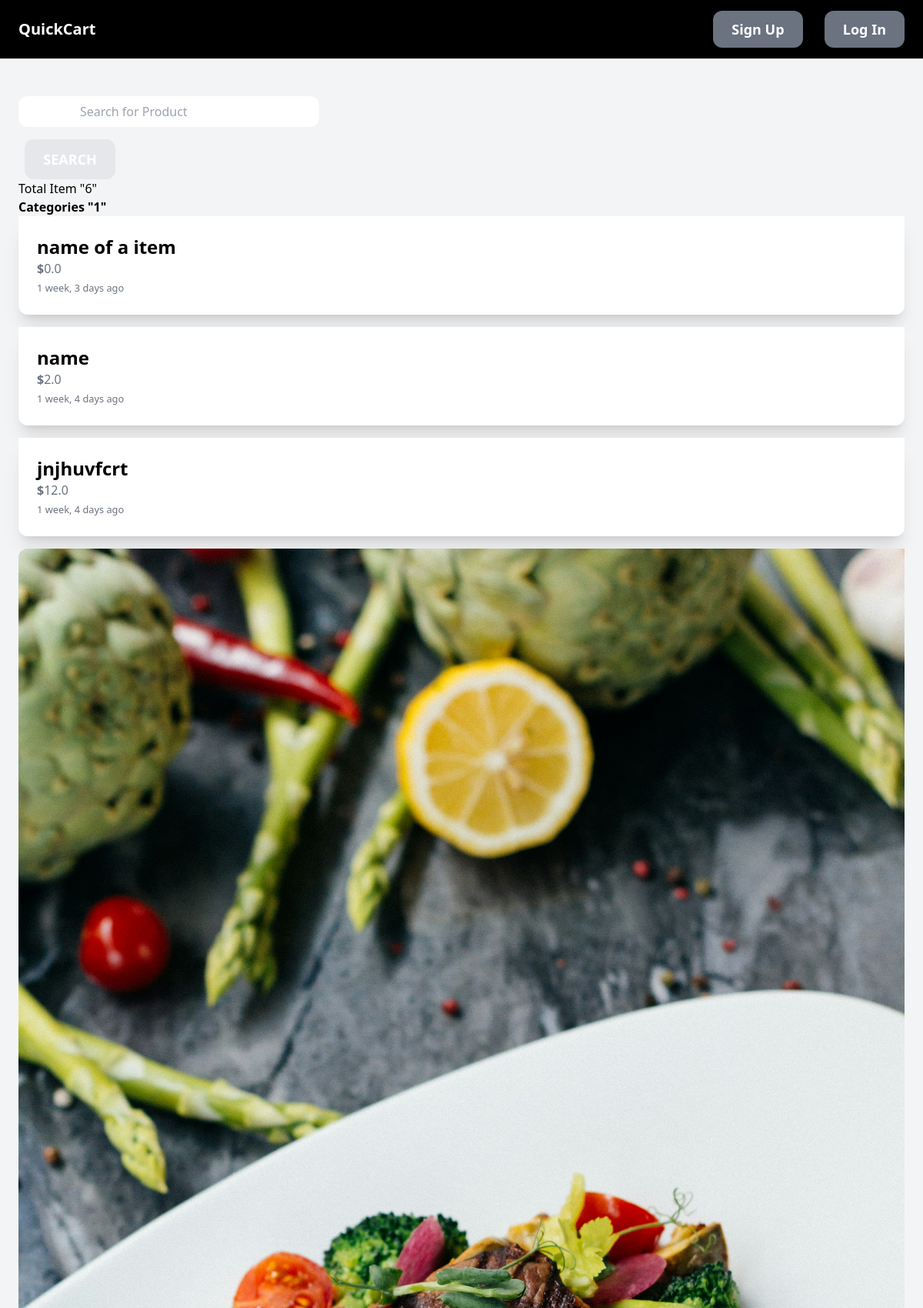
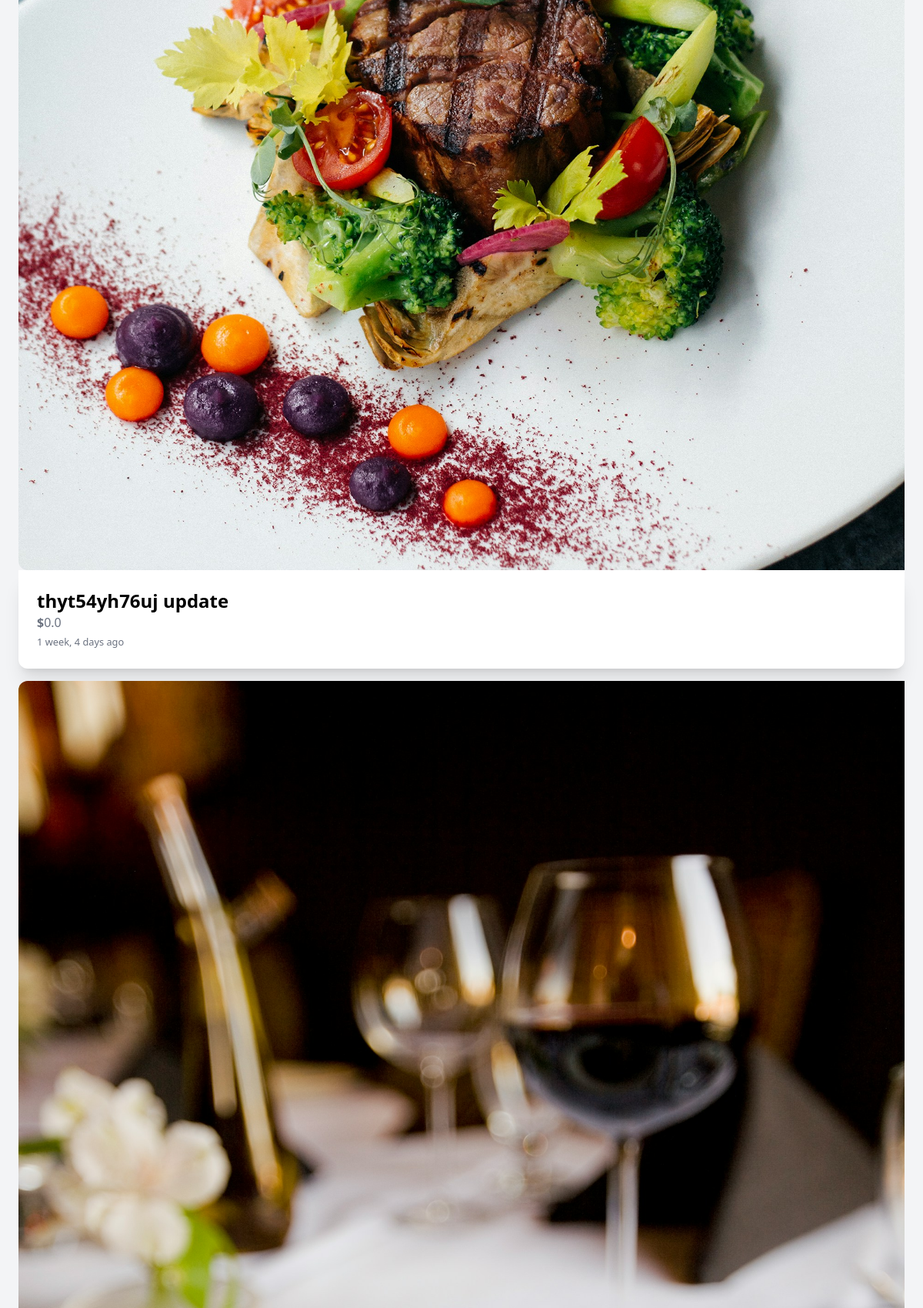
The page / (upper part) on the database its author committed (2 pictures, top to bottom).
### core/models.py (models this page shows, shortened)
class Item(models.Model):
    category = models.ForeignKey(Category,on_delete=models.CASCADE)
    author = models.ForeignKey(User,on_delete=models.CASCADE)
    name = models.CharField(max_length=100)
    discription = models.TextField(null=True,blank=True)
    created_by = models.DateTimeField(auto_now_add=True)
    updated_by = models.DateTimeField(auto_now=True)
    price = models.FloatField(null=True,blank=True,default=0.00)
    image = models.ImageField(default='pics.jpg',upload_to='images',null=True,blank=True)
    class Meta:
        ordering = ['-created_by','updated_by']

### core/views.py (the view)
# urls.py: path('',views.homeView,name='home'),
def homeView(request):
    item = Item.objects.all()
    category = Category.objects.all()
    query = request.GET.get('query','')
    print(query)
    if query:
      item = item.filter(Q(name__icontains=query)| Q(discription__icontains=query))
      print(item)
    item_count = item.count()
    category_count = category.count()
    return render(request,'core/home.html',{'item':item,'category':category,'item_count':item_count,
                            'category_count': category_count,
                            'guery':query,
                                            })

### core/templates/core/home.html (shortened to what this page needs)
{% extends 'core/base.html' %}
{% block content%}
  <div class="grid lg:grid-cols-3 gap-10 flex justify-center item-center h-srceen">
    <div class="col-span-1">
      <form action="." method="GET">
        <input class="mb-4 py-2 px-20 w-500 flex justify-center rounded-xl mt-6 shadow-b-xl" type="search" name="query" value="{{query}}" placeholder='Search for Product'>&nbsp;
        <button type="submit" class="inline-block px-6 py-3 text-lg font-semibold bg-gray-200 text-white rounded-xl hover:bg-gray-700">SEARCH</button>
      </form>
      <div>
        <p>Total Item "{{item_count}}"</p>
        <Strong>Categories "{{category_count}}"</Strong>
      </div>
    </div></div>
    {% if item %}
        {% for item in item %}
        <div class="col-span-3">
          <img src="{{ item.image.url }}" alt="" class="rounded-l-xl">
          <div class="p-6 bg-white rounded-b-xl shadow-xl mb-4">
          <a href="{% url 'detail' item.id %}"><h1 class="text-2xl font-bold">{{ item.name }}</h1></a>
          <p class="text-gray-500 "><strong>$</strong>{{ item.price }}</p>
          <small class="text-gray-500">{{item.created_by | timesince}} ago</small>
        </div>
               {% endfor %}
    {% else %}
       <h1 class="px-6 py-2 flex justify-center font-bold">No Items Found</h1>
    {% endif %}
  </div>
{% endblock %}

### core/templates/core/base.html (shortened to what this page needs)
<!DOCTYPE html>
<html lang="en">
<head>
    <script src="https://cdn.tailwindcss.com"></script>
</head>
<body class="bg-gray-100">
    <nav class="py-6 px-6 flex justify-between item-center bg-black text-white border-b border-gray-200">
        <div>
            <h1><a href="{% url 'home' %}" class="text-xl font-semibold">QuickCart</a></h1>
        </div>
        <div class="space-x-6">
            {% if request.user.is_authenticated %}
             <strong><a href="{% url 'new' %}" class="text-lg font-semibold hover:text-gray-500">New Item</a></strong>
             <a href="{% url 'user_item'  %}" class="text-lg font-semibold hover:text-gray-500">My Item</a>
             <a href="{% url 'user:logout' %}" class="px-6 py-3 text-lg font-semibold bg-gray-500 text-white rounded-xl hover:bg-black">Log out</a>
          {% else %}
            <a href="{% url 'user:signin' %}" class="px-6 py-3 text-lg font-semibold bg-gray-500 text-white rounded-xl hover:bg-teal-700">Sign Up</a>
            <a href="{% url 'user:login' %}" class="px-6 py-3 text-lg font-semibold bg-gray-500 text-white rounded-xl hover:bg-black">Log In</a>
       {% endif %}
        </div>
    </nav>
    <div class="px-6 py-6 mb-4">
       {% block content %}
       {% endblock %}
    </div>
</body>
</html>

### rows shown on the page
Item: name "name of a item", price "0.0", created_by "1 week, 3 days"
Item: name "name", price "2.0", created_by "1 week, 4 days"
Item: name "jnjhuvfcrt", price "12.0", created_by "1 week, 4 days"
Item: image (picture), name "thyt54yh76uj update", price "0.0", created_by "1 week, 4 days"
Item: image (picture)

### other values the page prints
{{ item_count }} "6"
{{ category_count }} "1"
